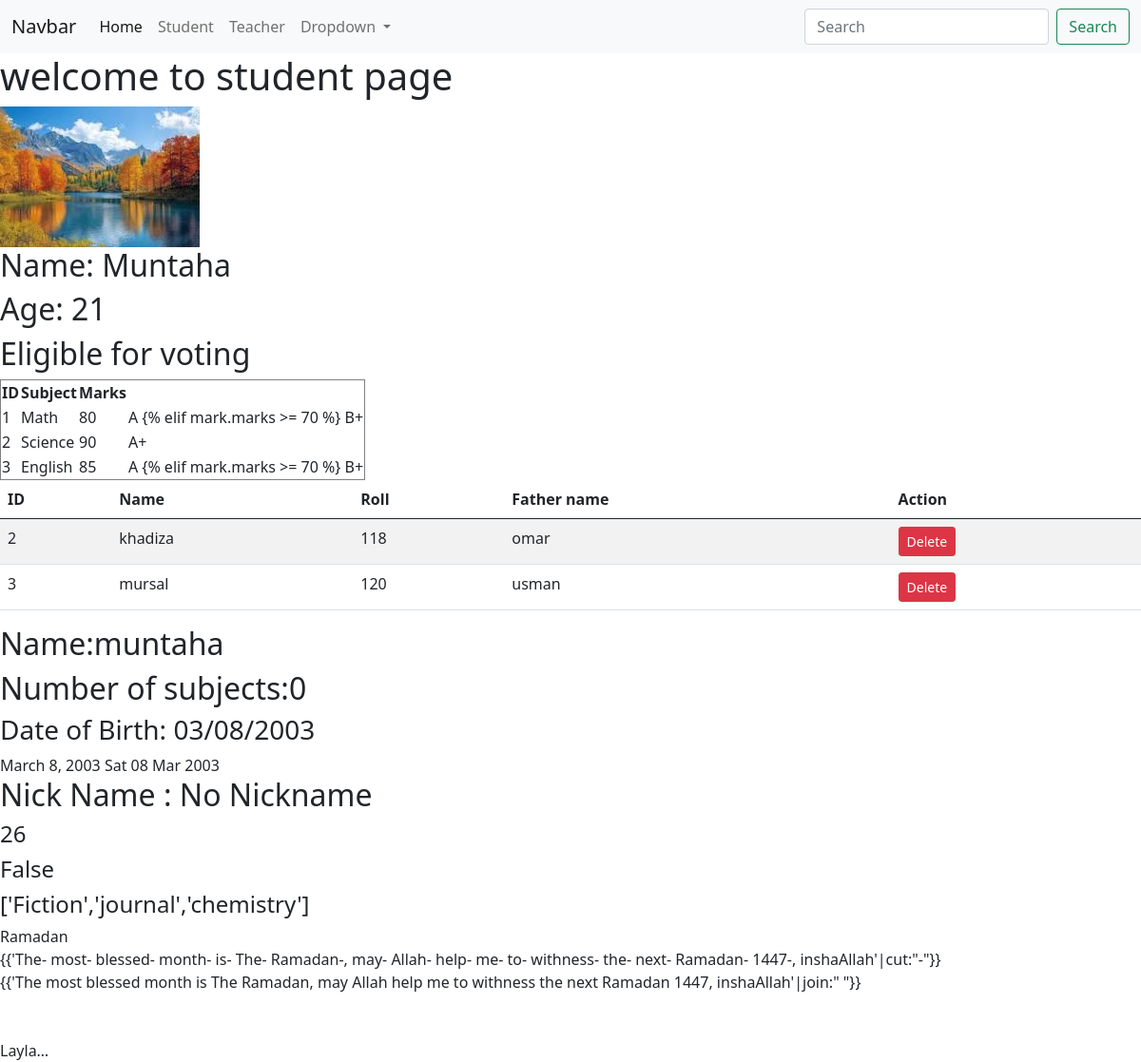
The app's page /student/profile/ with its own data.
### student/models.py (models this page shows)
class Student(models.Model):
    name = models.CharField(max_length = 50, verbose_name="Student Name")
    roll = models.IntegerField(unique=True, verbose_name="Roll Number")
    father_name = models.CharField(max_length = 50, blank = True, null = True, verbose_name="Father Name")
    def __str__(self):
        return f"{self.name},{self.roll},{self.father_name}"

### student/views.py (the view)
# urls.py: path('profile/', views.profile, name='student_profile'),
def profile(request):
    print(request.GET.get('name'))
    user_data = {
        'name': 'Muntaha',
        'nickname': 'Sidrat',  # Fixed typo
        'age': 21,
        'subjects': ['Math', 'Science', 'English'],
        'DOB': datetime(2003, 3, 8),
    }
    marks = [
        {"id": 1, "subject": "Math", "marks": 80},
        {"id": 2, "subject": "Science", "marks": 90},
        {"id": 3, "subject": "English", "marks": 85}
    ]
    student_data = models.Student.objects.all()
    print(student_data)
    context = {
        'user': user_data,
        'marks': marks,
        'student_data': student_data  # Fix: now included properly
    }
    return render(request, 'student/index.html', context)

### student/templates/student/index.html (shortened to what this page needs)
{% load static %}
<!DOCTYPE html>
<html lang="en">
  <head>
    <link
      href="https://cdn.jsdelivr.net/npm/bootstrap@5.0.2/dist/css/bootstrap.min.css"
      rel="stylesheet"
    />
  </head>
  <body>
    <nav class="navbar navbar-expand-lg navbar-light bg-light">
      <div class="container-fluid">
        <a class="navbar-brand" href="#">Navbar</a>
        <div class="collapse navbar-collapse" id="navbarSupportedContent">
          <ul class="navbar-nav me-auto mb-2 mb-lg-0">
            <li class="nav-item">
              <a class="nav-link active" aria-current="page" href="#">Home</a>
            </li>
            <li class="nav-item">
              <a class="nav-link" href="/student/profile">Student</a>
            </li>
            <li class="nav-item">
              <a class="nav-link" href="/teacher/profile/">Teacher</a>
            </li>
            <li class="nav-item dropdown">
              <a
                class="nav-link dropdown-toggle"
                href="#"
                id="navbarDropdown"
                role="button"
                data-bs-toggle="dropdown"
                aria-expanded="false"
              >
                Dropdown
              </a>
            </li>
          </ul>
          <form class="d-flex">
            <input
              class="form-control me-2"
              type="search"
              placeholder="Search"
              aria-label="Search"
            />
            <button class="btn btn-outline-success" type="submit">
              Search
            </button>
          </form>
        </div>
      </div>
    </nav>
    <h1>welcome to student page</h1>
    <img src="{% static 'student/images/image.png' %}" />
    <h2>Name: {{ user.name }}</h2>
    <h2>Age: {{ user.age }}</h2>
    {% if user.age > 20 %}
    <h2>Eligible for voting</h2>
    {% else %}
    <h2>Not eligible for voting</h2>
    {% endif %}
    <table border="1">
      <tr>
        <th>ID</th>
        <th>Subject</th>
        <th>Marks</th>
      </tr>
      {% for mark in marks %}
      <tr>
        <td>{{ mark.id }}</td>
        <td>{{ mark.subject}}</td>
        <td>{{ mark.marks }}</td>
        <td>
          {% if mark.marks >= 90%} A+ {% elif mark.marks >= 80 %} A {% elif
          mark.marks >= 70 %} B+ {% elif mark.marks >= 60 %} B {% elif
          mark.marks >= 50 %} C {% else %} Fail {% endif %}
        </td>
      </tr>
      {% endfor %}
    </table>
    <table class="table table-striped">
      <thead>
        <tr>
          <th>ID</th>
          <th>Name</th>
          <th>Roll</th>
          <th>Father name</th>
          <th>Action</th>
        </tr>
      </thead>
      <tbody>
        {% for student in student_data %}
      <tr>
        <td>{{ student.id }}</td>
        <td>{{ student.name }}</td>
        <td>{{ student.roll }}</td>
        <td>{{ student.father_name }}</td>
        <td><a class="btn btn-danger btn-sm" href="{% url 'delete_student' student.id %}">Delete</a></td>
        {%endfor%}
      </tbody>
    </table>
    <h2>Name:{{user.name|lower}}</h2>
    <h2>Number of subjects:{{subjects|length}}</h2>
    <h3>Date of Birth: {{user.DOB|date:"SHORT_DATE_FORMAT"}}</h3>
    {{user.DOB|date}} {{user.DOB|date:"D d M Y"}}
    <h2>Nick Name : {{user.nicknmae|default:"No Nickname"}}</h2>
    <h4>{{user.age|add:"5"}}</h4>
    <h4>{{user.age|divisibleby:"2"}}</h4>
    <h4>{{subjects|add:"['Fiction','journal','chemistry']"}}</h4>
    {{'ramadan'|capfirst}}<br />
    {{'The- most- blessed- month- is- The- Ramadan-, may- Allah- help- me- to-
    withness- the- next- Ramadan- 1447-, inshaAllah'|cut:"-"}}<br />
    {{'The most blessed month is The Ramadan, may Allah help me to withness the
    next Ramadan 1447, inshaAllah'|join:" "}}<br />
    {{subjects|random}}<br />
    {{subjects|slice:"::-1"}}<br />
    {{'Laylatul Qadr'|truncatechars:6}}<br />
  </body>
</html>

### records on screen
Student: id "2", name "khadiza", roll "118", father_name "omar"
Student: id "3", name "mursal", roll "120", father_name "usman"

### other values on screen
{{ user.name }} "Muntaha"
{{ user.age }} "21"
{{ mark.id }} "1" "2" "3"
{{ mark.subject }} "Math" "Science" "English"
{{ mark.marks }} "80" "90" "85"
{{ user.name|lower }} "muntaha"
{{ subjects|length }} "0"
{{ user.DOB|date:"SHORT_DATE_FORMAT" }} "03/08/2003"
{{ user.DOB|date }} "March 8, 2003"
{{ user.DOB|date:"D d M Y" }} "Sat 08 Mar 2003"
{{ user.nicknmae|default:"No Nickname" }} "No Nickname"
{{ user.age|add:"5" }} "26"
{{ user.age|divisibleby:"2" }} "False"
{{ subjects|add:"['Fiction','journal','chemistry']" }} "['Fiction','journal','chemistry']"
{{ 'ramadan'|capfirst }} "Ramadan"
